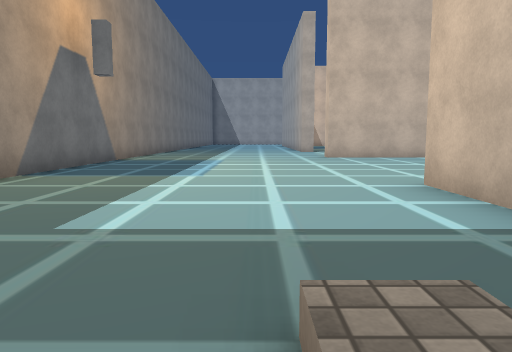
View 1 (above)

24 first-person views from a walk through a Unity game level. The camera is 1.2 m above the floor, tilts 6° down and sees 70° across. The floor is counted in squares, 2 m on a side. Each view is taken from the middle of a square. On the plan, view 1 faces up. The plan holds only what a view shows up to about 10 squares ahead; the rest is blank. The place goes on beyond the plan. The player is left out. Some surface patterns are stand-ins.

View 2
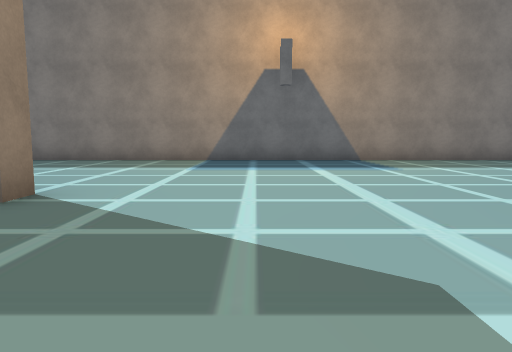

View 3
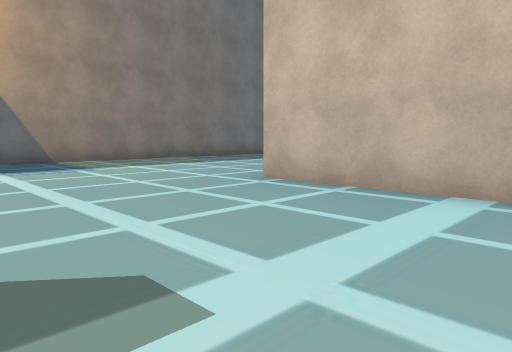

View 4
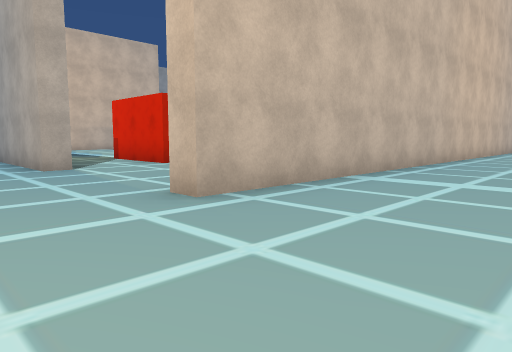

View 5
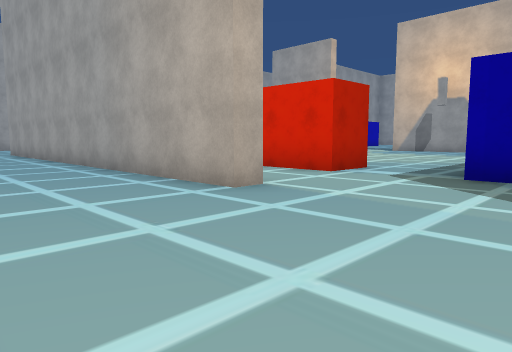

View 6
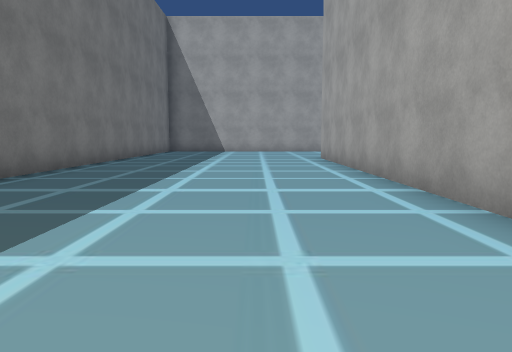

View 7
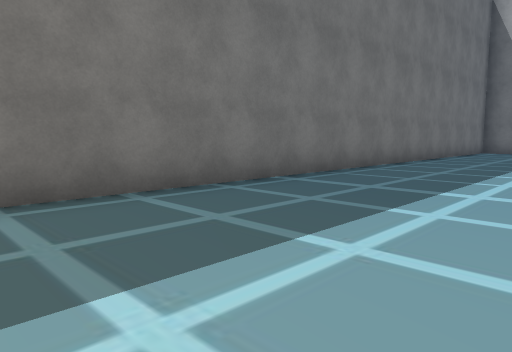

View 8
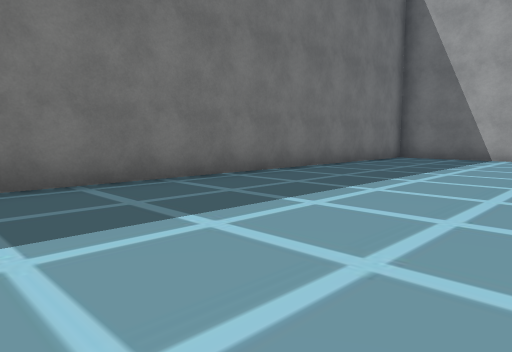

View 9
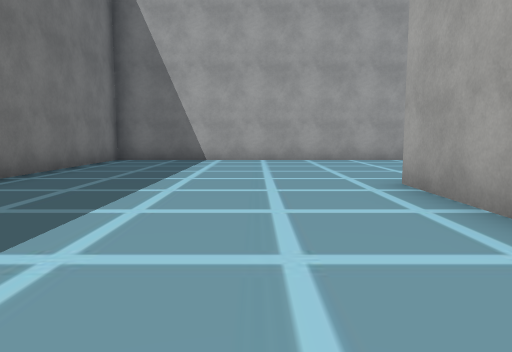

View 10
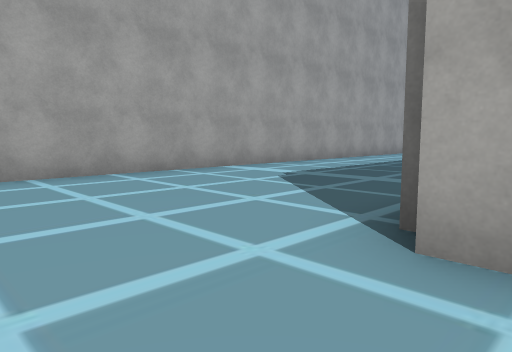

View 11
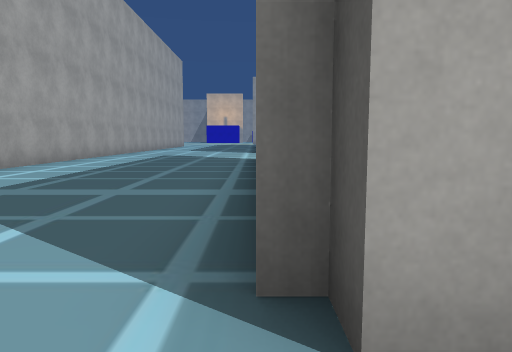

View 12
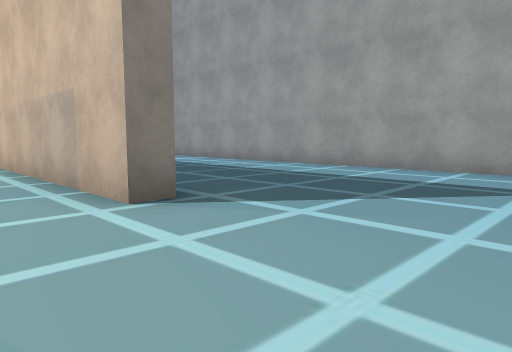

View 13
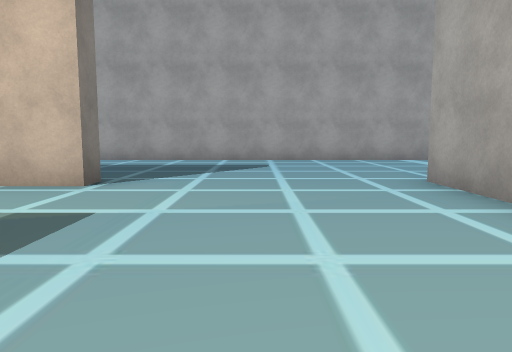

View 14
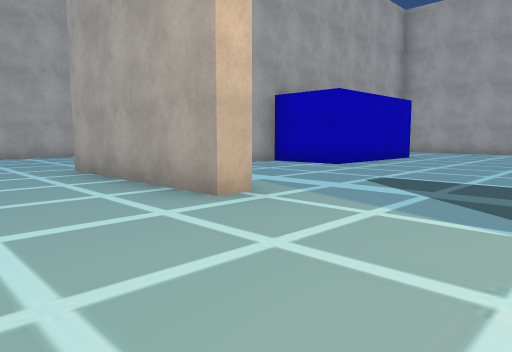

View 15
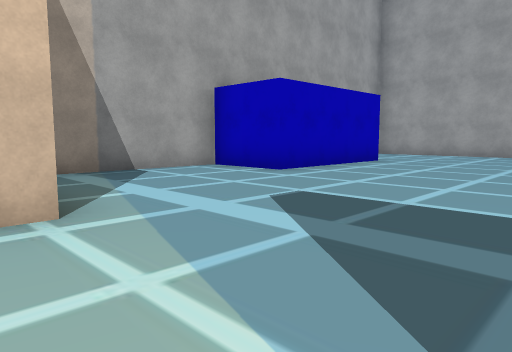

View 16
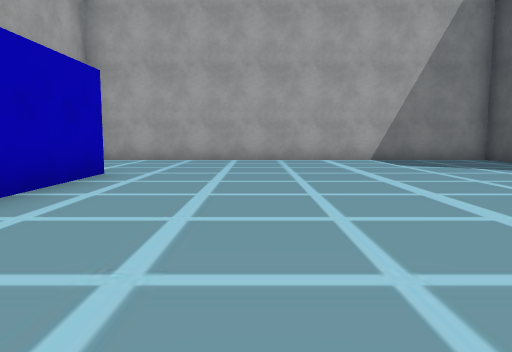

View 17
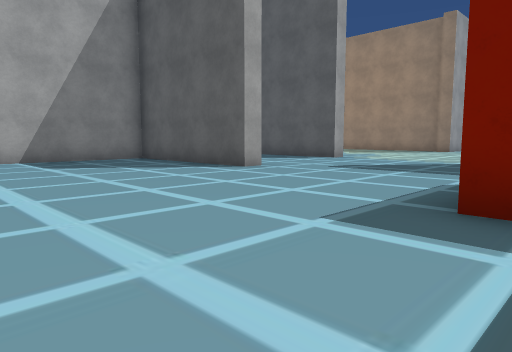

View 18
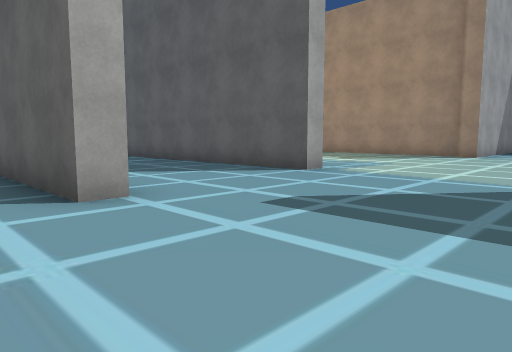

View 19
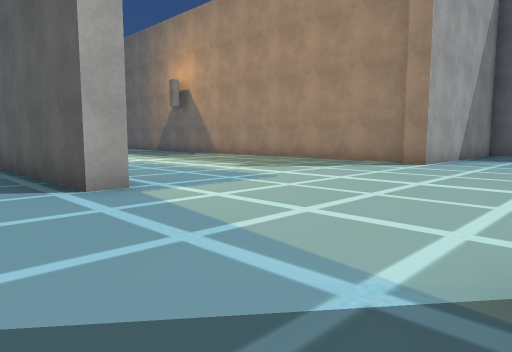

View 20
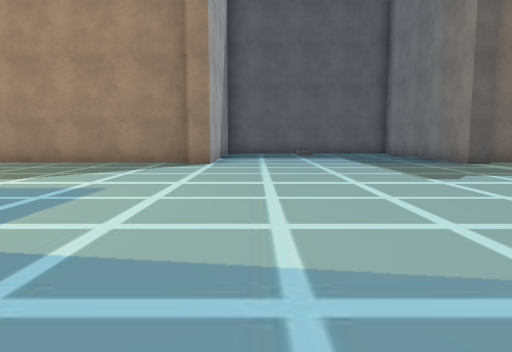

View 21
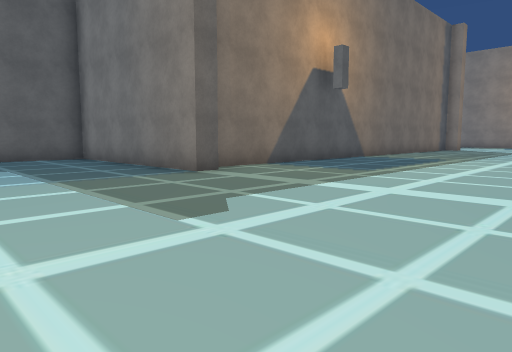

View 22
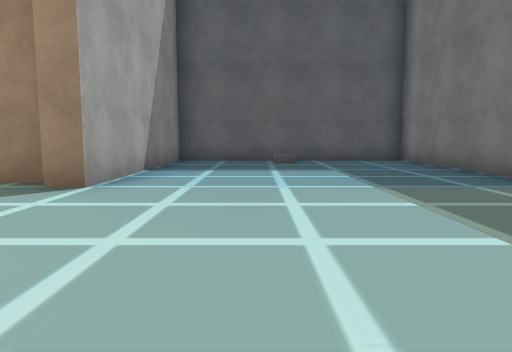

View 23
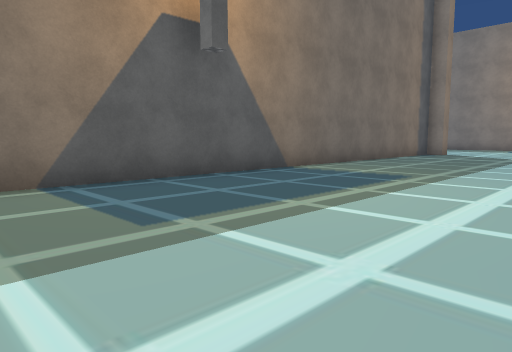

View 24
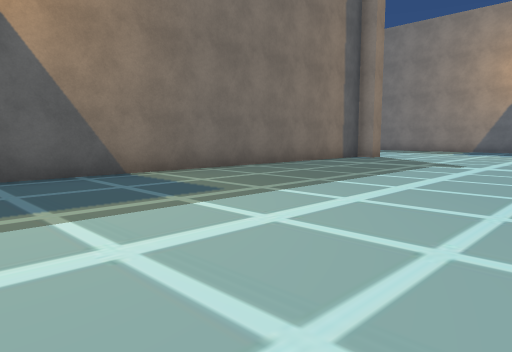

### Floor plan
Points are (right, up) in squares from view 1. A wall is a line through its corners. A room is listed if a view was taken in it or the views show most of it. See-through windows are left out.
Room 1 (views 1, 2, 3, 4, 5, 6, 7, 8, 9, 10, 11, 12, 13, 14, 15, 16, 17, 18, 19, 20, 21, 22, 23, 24)
walls: (11.2, 11) (2.2, 11) (2.2, 11.5); (5.9, 15.6) (4.6, 15.6) (4.6, 17.8); (18.5, 17.8) (19, 17.8); (15.9, 22.9) (15.4, 22.9) (15.4, 27); (4.8, 13) (4.8, 13.6); (2.5, 15.3) (1.9, 15.3) (1.9, 26.7) (2.4, 26.7); (10.9, 27.1) (10.9, 26.5) (5.4, 26.5); (23.5, 15.2) (23.5, 15.8) (27.9, 15.8) (27.9, 26.1); (16.6, 4.6) (17.1, 4.6) (17.1, -0.7) (23, -0.7) (23, 4.6) (23.6, 4.6); (24.2, 10.9) (24.2, 11.5) (28.5, 11.5); (24.2, 24.5) (20.2, 24.5) (20.2, 26.5) (16.9, 26.5); (4.6, 4.2) (16.4, 4.2); (17.8, 31.9) (-3.7, 31.9) (-3.7, 16.6); (-3.7, 13.9) (-3.7, 1); (2.2, 3) (2.2, 4.6) (2.8, 4.6); (23.6, 4.2) (28.2, 4.2)

Where each view was taken, in squares from view 1:
view 1: 0 up, 0 right, facing up
view 2: 7 up, 6 right, facing left
view 3: 7 up, 6 right, facing up-left
view 4: 8 up, 0 right, facing up-right
view 5: 12 up, 1 left, facing up-right
view 6: 16 up, 0 right, facing up
view 7: 16 up, 0 right, facing up-left
view 8: 21 up, 1 right, facing up-left
view 9: 22 up, 0 right, facing up
view 10: 26 up, 0 right, facing up-right
view 11: 27 up, 1 right, facing right
view 12: 25 up, 14 right, facing up-left
view 13: 22 up, 13 right, facing up
view 14: 20 up, 13 right, facing up-right
view 15: 20 up, 15 right, facing up-right
view 16: 22 up, 18 right, facing right
view 17: 21 up, 18 right, facing down-right
view 18: 17 up, 20 right, facing down-right
view 19: 13 up, 20 right, facing down-right
view 20: 13 up, 22 right, facing down
view 21: 10 up, 21 right, facing down-left
view 22: 9 up, 21 right, facing down
view 23: 9 up, 16 right, facing down-left
view 24: 10 up, 13 right, facing down-left
